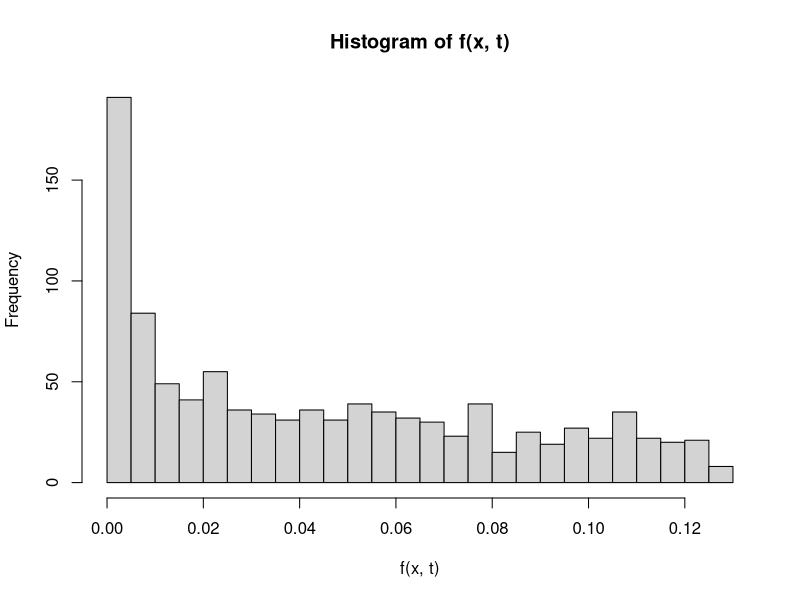

Generate this figure with R:
u<-runif(1000,0,1)
inv<-function(x)
{
  tan(pi*(x-1/2))
}
t<-inv(u)
x<-c()
for(i in 1:1000)
{
  x[i]<-rnorm(1,t[i],1)
}

f<-function(x,t)
{
  exp(-(x-t)^2/2)*(1/(1+t^2))*1/(pi*sqrt(2*pi))
}
hist(f(x,t),breaks = 30)
